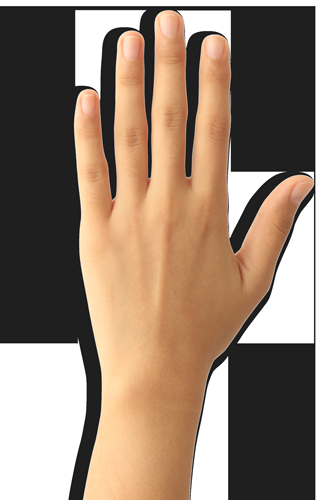
#> input picture MachineLearning/SVM/GestureRecognition/images/five/img (1).png, 323 x 500 px; its folder holds only this picture in this run
$ python face_store.py
#> lines starting #> are read from the running program, lines starting #| are printed output that depends on the picture
import cv2
import os, random
import numpy as np

dataList = []
one_img = os.listdir('images/five')

while True:
    imgName = random.choice(one_img)
    img = cv2.imread('images/five/'+imgName)
#> img is the input picture: shape (500, 323, 3); mean B, G, R 110.4, 127.5, 148.1
    gray = cv2.cvtColor(img, cv2.COLOR_BGR2GRAY)
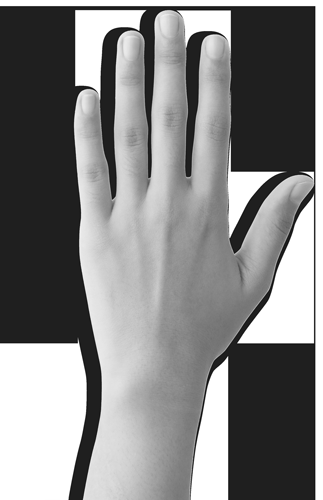
#> gray: shape (500, 323); min 5, max 255, mean 131.7

    gray_img = cv2.resize(gray, (50, 50))
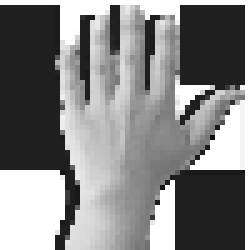
#> gray_img: shape (50, 50) (shown 5 times larger); min 18, max 255, mean 132.7
    if len(dataList) < 400:
        dataList.append(gray_img)
        print(len(dataList))
#| 1
    if len(dataList) >= 400:
        break

dataList = np.asarray(dataList)
np.save('five.npy', dataList)

cv2.destroyAllWindows()
